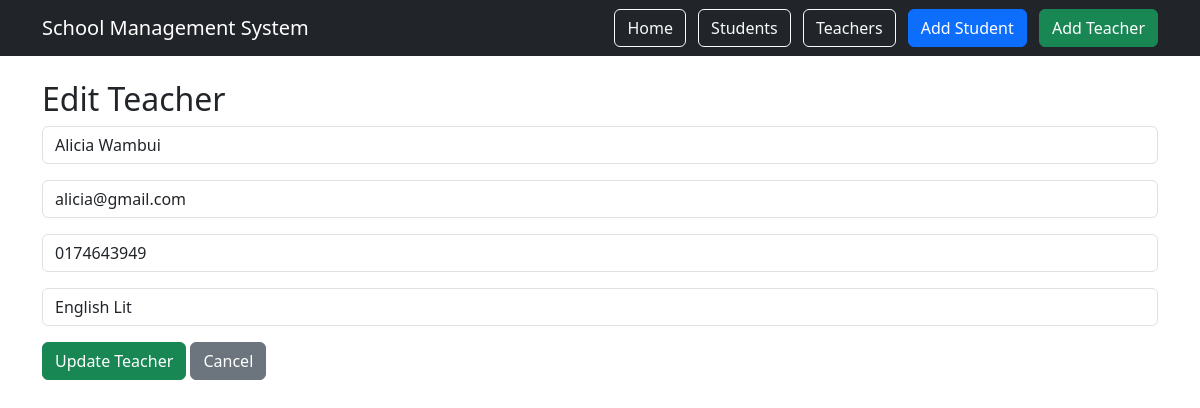
/teachers/edit/1/, run on the app's committed database.
### teachers/models.py (models this page shows, shortened)
class Teacher(models.Model):
    full_name = models.CharField(max_length=100)
    email = models.EmailField()
    phone_number = models.CharField(max_length=15)
    subject = models.CharField(max_length=100)

### teachers/views.py (the view, shortened to what this page needs)
# urls.py: path('edit/<int:id>/', views.edit_teacher, name='edit_teacher'),
def edit_teacher(request, id):
    teacher = get_object_or_404(Teacher, id=id)
    return render(request, "teachers_crud/edit_teacher.html", {
        "teacher": teacher
    })

### templates/teachers_crud/edit_teacher.html (shortened to what this page needs)
{% extends 'base.html' %}
{% block content %}
<h2>Edit Teacher</h2>
<form method="POST">
    <input
        type="text"
        name="full_name"
        value="{{ teacher.full_name }}"
        class="form-control mb-3"
        required>
    <input
        type="email"
        name="email"
        value="{{ teacher.email }}"
        class="form-control mb-3"
        required>
    <input
        type="text"
        name="phone_number"
        value="{{ teacher.phone_number }}"
        class="form-control mb-3"
        required>
    <input
        type="text"
        name="subject"
        value="{{ teacher.subject }}"
        class="form-control mb-3"
        required>
    <button type="submit" class="btn btn-success">
        Update Teacher
    </button>
    <a href="{% url 'teacher_list' %}" class="btn btn-secondary">
        Cancel
    </a>
</form>
{% endblock %}

### data on the page
Teacher: full_name "Alicia Wambui", email "alicia@gmail.com", phone_number "0174643949", subject "English Lit"
